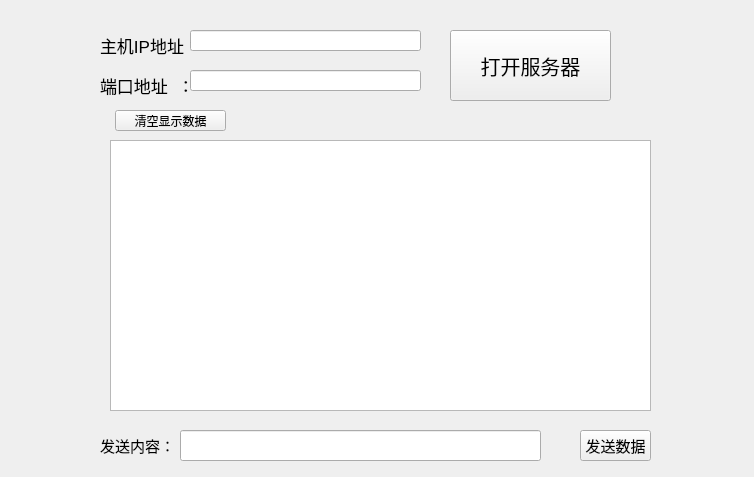
<?xml version="1.0" encoding="UTF-8"?>
<ui version="4.0">
 <class>Widget</class>
 <widget class="QWidget" name="Widget">
  <property name="geometry">
   <rect>
    <x>0</x>
    <y>0</y>
    <width>754</width>
    <height>477</height>
   </rect>
  </property>
  <property name="windowTitle">
   <string>Widget</string>
  </property>
  <widget class="QLabel" name="label_3">
   <property name="geometry">
    <rect>
     <x>100</x>
     <y>430</y>
     <width>71</width>
     <height>31</height>
    </rect>
   </property>
   <property name="font">
    <font>
     <pointsize>11</pointsize>
    </font>
   </property>
   <property name="text">
    <string>发送内容：</string>
   </property>
  </widget>
  <widget class="QLineEdit" name="lineEditIpAddress">
   <property name="geometry">
    <rect>
     <x>190</x>
     <y>30</y>
     <width>231</width>
     <height>21</height>
    </rect>
   </property>
  </widget>
  <widget class="QPushButton" name="btnTcpConnect">
   <property name="geometry">
    <rect>
     <x>450</x>
     <y>30</y>
     <width>161</width>
     <height>71</height>
    </rect>
   </property>
   <property name="font">
    <font>
     <pointsize>15</pointsize>
    </font>
   </property>
   <property name="text">
    <string>打开服务器</string>
   </property>
  </widget>
  <widget class="QLineEdit" name="sendData">
   <property name="geometry">
    <rect>
     <x>180</x>
     <y>430</y>
     <width>361</width>
     <height>31</height>
    </rect>
   </property>
  </widget>
  <widget class="QPushButton" name="clear">
   <property name="geometry">
    <rect>
     <x>115</x>
     <y>110</y>
     <width>111</width>
     <height>21</height>
    </rect>
   </property>
   <property name="text">
    <string>清空显示数据</string>
   </property>
  </widget>
  <widget class="QLineEdit" name="lineEditPort">
   <property name="geometry">
    <rect>
     <x>190</x>
     <y>70</y>
     <width>231</width>
     <height>21</height>
    </rect>
   </property>
  </widget>
  <widget class="QPushButton" name="pushButton_3">
   <property name="geometry">
    <rect>
     <x>580</x>
     <y>430</y>
     <width>71</width>
     <height>31</height>
    </rect>
   </property>
   <property name="font">
    <font>
     <pointsize>11</pointsize>
    </font>
   </property>
   <property name="text">
    <string>发送数据</string>
   </property>
  </widget>
  <widget class="QLabel" name="label">
   <property name="geometry">
    <rect>
     <x>100</x>
     <y>30</y>
     <width>91</width>
     <height>31</height>
    </rect>
   </property>
   <property name="font">
    <font>
     <pointsize>13</pointsize>
    </font>
   </property>
   <property name="text">
    <string>主机IP地址：</string>
   </property>
  </widget>
  <widget class="QLabel" name="label_2">
   <property name="geometry">
    <rect>
     <x>100</x>
     <y>70</y>
     <width>91</width>
     <height>31</height>
    </rect>
   </property>
   <property name="font">
    <font>
     <pointsize>13</pointsize>
    </font>
   </property>
   <property name="text">
    <string>端口地址  ：</string>
   </property>
  </widget>
  <widget class="QTextEdit" name="textEdit">
   <property name="geometry">
    <rect>
     <x>110</x>
     <y>140</y>
     <width>541</width>
     <height>271</height>
    </rect>
   </property>
  </widget>
 </widget>
 <resources/>
 <connections/>
</ui>
